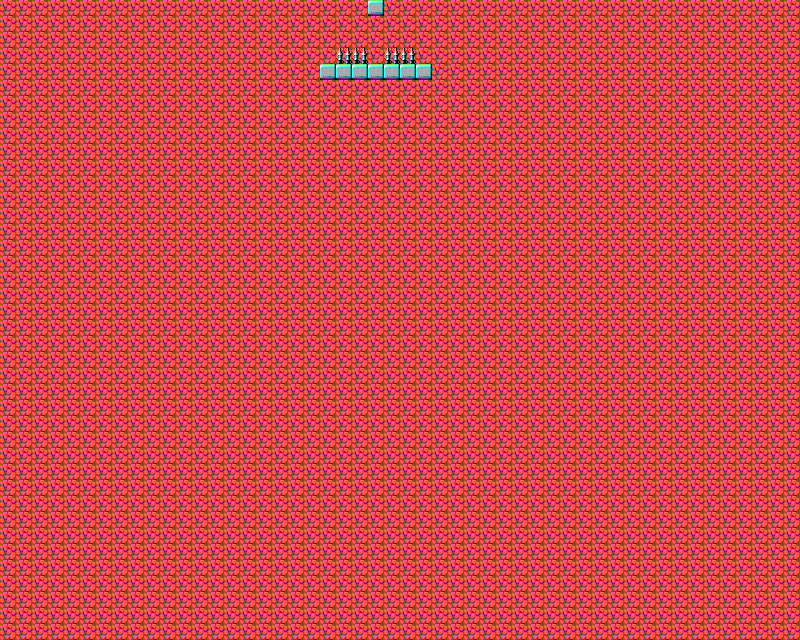

Below is a game level as drawn by its tile map, then a one-line description and the .tmx that defines it (tile-layer data replaced by summaries):
An orthogonal 50x40 tile map with 16x16 px tiles, 4 tile layers (Background, Mid_ground, Danger, Play_ground) and 2 objects (Spawn_plr).

<map version="1.10" tiledversion="1.10.2" orientation="orthogonal" renderorder="right-down" width="50" height="40" tilewidth="16" tileheight="16" infinite="0" nextlayerid="6" nextobjectid="4">
 <tileset firstgid="1" source="More.tsx" />
 <objectgroup id="4" name="Object_Layer">
  <object id="1" x="322" y="31">
   <point />
  </object>
  <object id="3" name="Spawn_plr" x="322" y="30">
   <point />
  </object>
 </objectgroup>
 <layer id="3" name="Background" width="50" height="40" tintcolor="#363636">
  <data>[2000 cells, 2000 non-empty, 1 distinct tile ids]</data>
 </layer>
 <layer id="2" name="Mid_ground" width="50" height="40">
  <data>[2000 cells, 0 non-empty, 0 distinct tile ids]</data>
 </layer>
 <layer id="5" name="Danger" width="50" height="40">
  <data>[2000 cells, 4 non-empty, 1 distinct tile ids]</data>
 </layer>
 <layer id="1" name="Play_ground" width="50" height="40">
  <data>[2000 cells, 8 non-empty, 2 distinct tile ids]</data>
 </layer>
</map>
